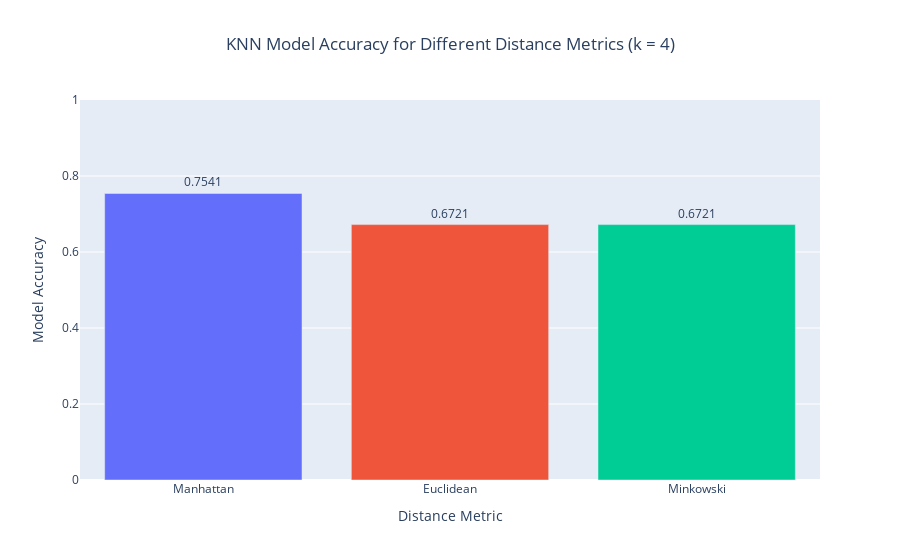

Notebook cell for this chart:
### Markdown cell above
## Model accuracies with a different vector similarity criteria (HW sklearn point 2)

### Code cell
import plotly.express as px
import pandas as pd

different_similarity_results = []
for p in range(1,4):
    different_similarity_results.append(knn_sklearn(training, training_labels, test, test_labels, k=best_k_value, p=p))


df_similarity = pd.DataFrame(different_similarity_results, columns=['k', 'distance_formula', 'accuracy'])
fig = px.bar(
    data_frame=df_similarity,
    x='distance_formula',
    y='accuracy',
    color='distance_formula',
    title=f'KNN Model Accuracy for Different Distance Metrics (k = {best_k_value})',
    labels={
        'distance_formula': 'Distance Metric',
        'accuracy': 'Model Accuracy'
    },
    text='accuracy'
)

fig.update_traces(
    texttemplate='%{text:.4f}',
    textposition='outside'
)
fig.update_layout(
    xaxis_title="Distance Metric",
    yaxis_title="Model Accuracy",
    title_x=0.5,
    yaxis=dict(range=[0,1]),
    showlegend=False
)

fig.show()

### Figure 1 — Plotly figure (JSON) as saved in the notebook; plotly's stock layout.template omitted (floating-point values rounded to 4 significant figures)
{"data": [{"hovertemplate": "Distance Metric=%{x}<br>Model Accuracy=%{text}<extra></extra>", "legendgroup": "Manhattan", "marker": {"color": "#636efa", "pattern": {"shape": ""}}, "name": "Manhattan", "orientation": "v", "showlegend": true, "text": [0.7541], "textposition": "outside", "texttemplate": "%{text:.4f}", "type": "bar", "x": ["Manhattan"], "xaxis": "x", "y": [0.7541], "yaxis": "y"}, {"hovertemplate": "Distance Metric=%{x}<br>Model Accuracy=%{text}<extra></extra>", "legendgroup": "Euclidean", "marker": {"color": "#EF553B", "pattern": {"shape": ""}}, "name": "Euclidean", "orientation": "v", "showlegend": true, "text": [0.6721], "textposition": "outside", "texttemplate": "%{text:.4f}", "type": "bar", "x": ["Euclidean"], "xaxis": "x", "y": [0.6721], "yaxis": "y"}, {"hovertemplate": "Distance Metric=%{x}<br>Model Accuracy=%{text}<extra></extra>", "legendgroup": "Minkowski", "marker": {"color": "#00cc96", "pattern": {"shape": ""}}, "name": "Minkowski", "orientation": "v", "showlegend": true, "text": [0.6721], "textposition": "outside", "texttemplate": "%{text:.4f}", "type": "bar", "x": ["Minkowski"], "xaxis": "x", "y": [0.6721], "yaxis": "y"}], "layout": {"barmode": "relative", "legend": {"title": {"text": "Distance Metric"}, "tracegroupgap": 0}, "showlegend": false, "title": {"text": "KNN Model Accuracy for Different Distance Metrics (k = 4)", "x": 0.5}, "xaxis": {"anchor": "y", "categoryarray": ["Manhattan", "Euclidean", "Minkowski"], "categoryorder": "array", "domain": [0, 1], "title": {"text": "Distance Metric"}}, "yaxis": {"anchor": "x", "domain": [0, 1], "range": [0, 1], "title": {"text": "Model Accuracy"}}}}
